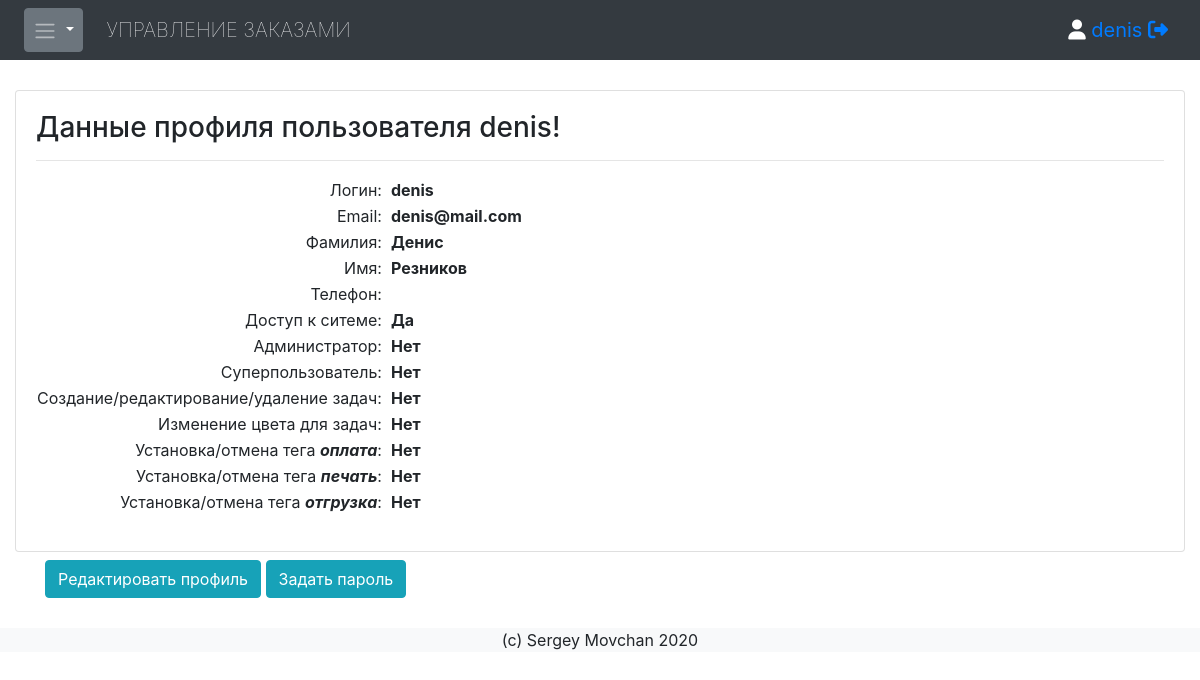
The page /accounts/profileview/ (signed in) on the database as committed earlier.
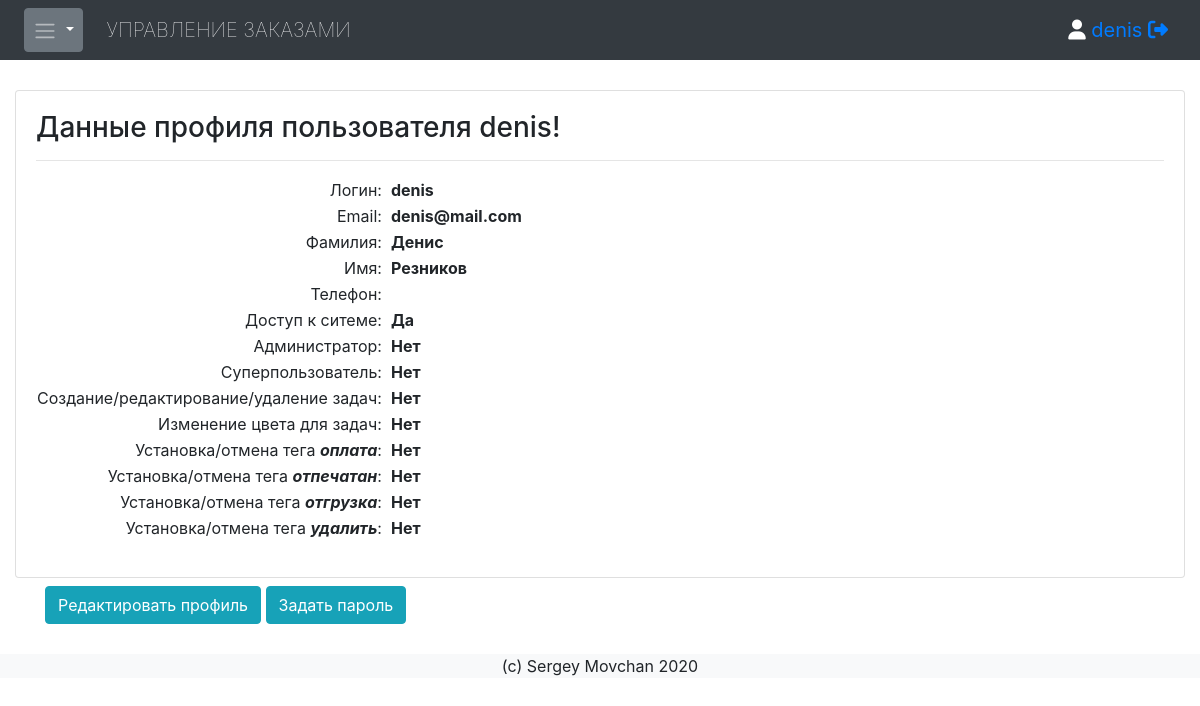
The same page on the database as committed later.
### jobqueue/models.py (models this page shows, shortened)
class Tagtype(models.Model):
    name = models.CharField(db_index=True, verbose_name='Название тега', unique=True, max_length=100)
    icon2 = models.CharField(db_index=True, verbose_name='Иконка', max_length=100, null=True, blank=True)
    icon3 = models.TextField(verbose_name='Иконка своя', null=True, blank=True)
    seton = models.BooleanField(verbose_name='Установить для существующих задач', default=False, help_text='Операция может занять много времени при большом количестве задач в БД.')
    techop = models.BooleanField(verbose_name='Технологическая операция', default=False)
    color = models.ForeignKey('Colors', verbose_name='Цвет', null=True, blank=True, on_delete=models.SET_NULL)
    order = models.IntegerField(db_index=True, default=0)
    class Meta:
        ordering = ['order']
    def __str__(self):
        return self.name

class Profile(models.Model):
    user = models.OneToOneField(User, on_delete=models.CASCADE)
    phone = models.CharField(verbose_name='Номер телефона', blank=True, max_length=20, help_text='Пример: +38(067) 123-44-55')
    status = models.BooleanField(verbose_name='Доступ', default=True)
    rights = TaggableManager()
    newrights = models.CharField(db_index=True, verbose_name='newrights', null=False, blank=False, default="", max_length=500)
    def checkrights(self, *args, **kwargs):
        try:
            nval = str(args[0])
        except:
            return False
        if self.newrights:
            ls = self.newrights.split(",")
        else:
            ls = []
        if nval in ls:
            return True
        else:
            return False
    class Meta:
            ordering = ['user']

### jobqueue/views.py (the view)
# urls.py: re_path(r'^accounts/profileview/$', views.profile_view, name='profile_view'),
@login_required
def profile_view(request):
    tts = Tagtype.objects.all()
    return render(request, 'profile_detail.html', {"tts":tts,})

### jobqueue/templatetags/fl_extras.py (called while the page is built)
@register.filter
def chekrights(v,param):
    try:
        tn = "tag_%s" % (param.id)
        if v.profile.checkrights(tn):
            out = True
        else:
            out = False
    except:
        if v.profile.checkrights(param):
            out = True
        else:
            out = False
    return out

@register.filter
def yn(v):
    if v == True:
        return "Да"
    elif v == False:
        return "Нет"
    elif v == None:
        return ""
    else:
        return v

### jobqueue/templates/profile_detail.html (shortened to what this page needs)
{% extends 'base.html' %}
{% block content %}
{% load fl_extras %}
<div class="card">
  <div class="card-body">
<h3>Данные профиля пользователя {{ request.user }}!</h3>
<table class="table-borderless mt-3 mb-3">
    <tr><td class="text-right pr-2">Логин: </td>                                  <td class="font-weight-bold">{{ request.user.username }}</td></tr>
    <tr><td class="text-right pr-2">Email: </td>                                  <td class="font-weight-bold">{{ request.user.email }}</td></tr>
    <tr><td class="text-right pr-2">Фамилия: </td>                                <td class="font-weight-bold">{{ request.user.first_name }}</td></tr>
    <tr><td class="text-right pr-2">Имя: </td>                                    <td class="font-weight-bold">{{ request.user.last_name }}</td></tr>
    <tr><td class="text-right pr-2">Телефон: </td>                                <td class="font-weight-bold">{{ request.user.profile.phone }}</td></tr>
    <hr>
    <tr><td class="text-right pr-2">Доступ к ситеме: </td>                        <td class="font-weight-bold">{{ request.user.profile.status|yn }}</td></tr>
    <tr><td class="text-right pr-2">Администратор: </td>                          <td class="font-weight-bold">{{ request.user.is_staff|yn }}</td></tr>
    <tr><td class="text-right pr-2">Суперпользователь: </td>                      <td class="font-weight-bold">{{ request.user.is_superuser|yn }}</td></tr>
    <tr><td class="text-right pr-2">Создание/редактирование/удаление задач: </td> <td class="font-weight-bold">{{ request.user|chekrights:"task"|yn }}</td></tr>
    <tr><td class="text-right pr-2">Изменение цвета для задач: </td>                <td class="font-weight-bold">{{ request.user|chekrights:"color"|yn }}</td></tr>
  {% for tt in tts %}
    <tr><td class="text-right pr-2">Установка/отмена тега <span class="font-weight-bold font-italic">{{ tt }}</span>:</td>                <td class="font-weight-bold">{{ request.user|chekrights:tt|yn }}</td></tr>
  {% endfor %}
</table>
    </div>
</div>
<div class="container mt-2">
  <a href="{% url 'user_edit' %}?uid=self" class="btn btn-info" role="button">Редактировать профиль</a>
  <a href="{% url 'user_reset_password' %}?uid=self" class="btn btn-info" role="button">Задать пароль</a>
</div>
{% endblock %}

Rows that differ between the two databases and show on the page:
changed Tagtype: name "печать" → "отпечатан"
added Tagtype: name "удалить", user|chekrights "Нет"
